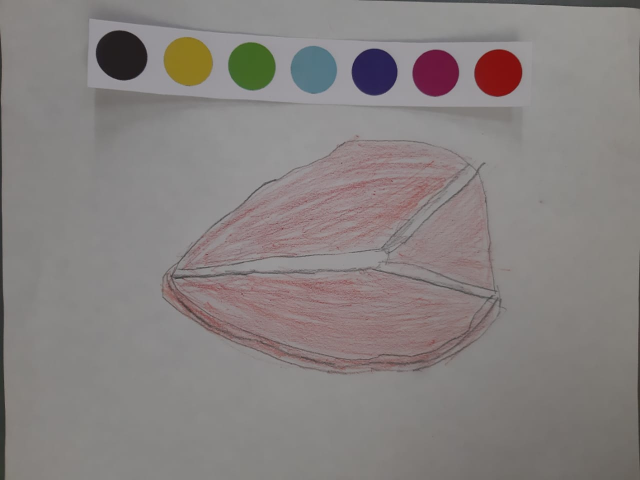
#> input picture Esteban/Prueba2.jpeg, 1280 x 959 px (shown at 1/2 size)
$ jupyter execute --allow-errors Proyecto_Carnes_Color_Parte1.ipynb
#> lines starting #> are read from the running program, lines starting #| are printed output that depends on the picture; long printed decimals are rounded
[cell 1]
import matplotlib.pyplot as plt
import matplotlib.image as mpimg
from mpl_toolkits.mplot3d import Axes3D
import numpy as np
import cv2
import os
import glob
from PIL import Image, ImageDraw, ImageFilter, ImageColor
from sklearn.cluster import KMeans
from sklearn.metrics import pairwise_distances_argmin_min
import math

[cell 2]
Pal1 = cv2.imread("Prueba2.jpeg")
#> Pal1 is the input picture: shape (959, 1280, 3); mean B, G, R 128, 129.3, 134.9
Pal1 = cv2.cvtColor(Pal1, cv2.COLOR_BGR2RGB)

plt.figure()
plt.imshow(Pal1)
plt.show()

gray = cv2.cvtColor(Pal1, cv2.COLOR_RGB2GRAY)
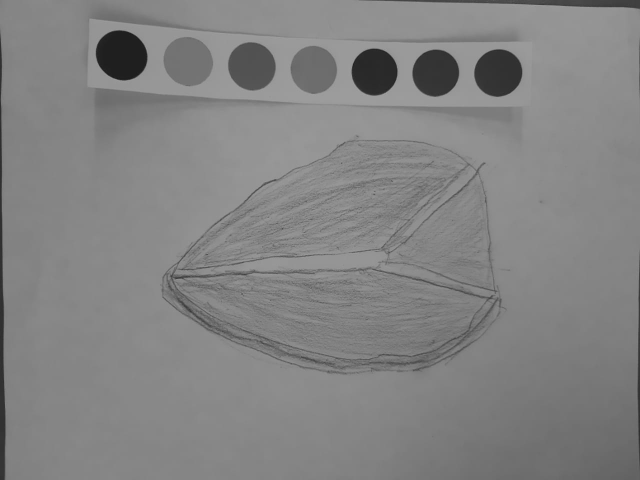
#> gray: shape (959, 1280) (shown at 1/2 size); min 21, max 169, mean 130.8
img = cv2.medianBlur(gray, 5)

cimg = cv2.cvtColor(img, cv2.COLOR_GRAY2RGB)

circles = cv2.HoughCircles(img, cv2.HOUGH_GRADIENT,1,80,param1=100,param2=30,minRadius=20,maxRadius=50)
#> circles = [[870.5, 145.5, 46.6], [748.5, 144.5, 45.6], [505.5, 130.5, 49.4], [626.5, 137.5, 46.1], [995.5, 144.5, 47.6], [375.5, 123.5, 49.4], [246.5, 113.5, 47.2]]
circles = np.uint16(np.around(circles))
#> circles = [[870, 146, 47], [748, 144, 46], [506, 130, 49], [626, 138, 46], [996, 144, 48], [376, 124, 49], [246, 114, 47]]

crpi1 = []
for i in circles[0,:]:

  cv2.circle(Pal1, (i[0], i[1]), i[2], (0,0,0), 12)

  r=i[2]
  x=int(i[0]-r+r/3+r/10)
  y=int(i[1]-r+r/3+r/10)

  crpi1.append(Pal1[y:int((y+((r-r/3-r/15)*2))), x:int((x+(2*(r-r/3-r/15))))])
#> this loop made 7 passes
#> (i, r, x, y) on passes 1 to 7: ([870, 146, 47], 47, 843, 119), ([748, 144, 46], 46, 721, 117), ([506, 130, 49], 49, 478, 102), ([626, 138, 46], 46, 599, 111), ([996, 144, 48], 48, 968, 116), ([376, 124, 49], 49, 348, 96), ([246, 114, 47], 47, 219, 87)
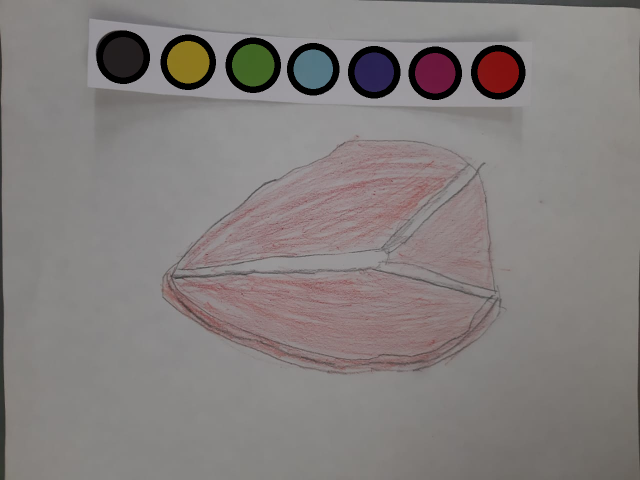
#> Pal1: shape (959, 1280, 3) (shown at 1/2 size); mean R, G, B 132.3, 126.9, 125.6
#> after the loop, crpi1 = 7 items


plt.figure()
plt.imshow(Pal1)
plt.show()

plt.figure()
plt.imshow(crpi1[0])
plt.show()
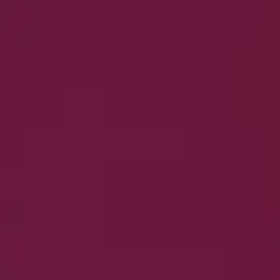
#> shown: shape (56, 56, 3) (shown 5 times larger); mean R, G, B 105.4, 23.4, 59.2

[cell 3]
Pal2 = cv2.imread("Prueba1.jpeg")
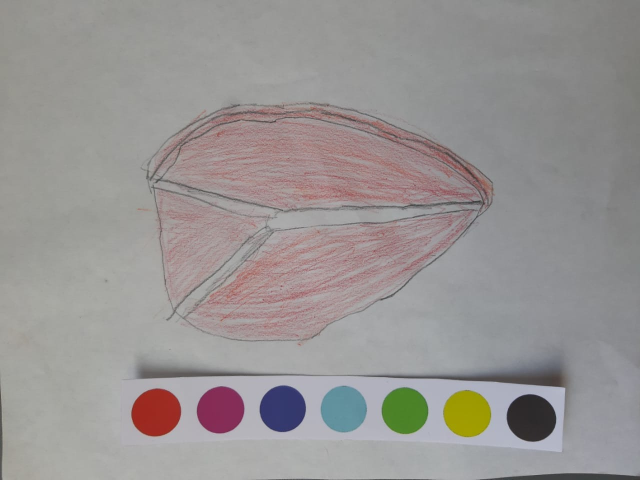
#> input picture Esteban/Prueba1.jpeg, 1280 x 959 px (shown at 1/2 size)
#> Pal2 is the input picture: shape (959, 1280, 3); mean B, G, R 147.2, 148.1, 152
#Pal2 = cv2.imread("WhatsApp Image 2020-10-21 at 3.05.03 PM.jpeg")
Pal2 = cv2.cvtColor(Pal2, cv2.COLOR_BGR2RGB)
plt.figure()
plt.imshow(Pal2)
plt.show()

gray = cv2.cvtColor(Pal2, cv2.COLOR_RGB2GRAY)
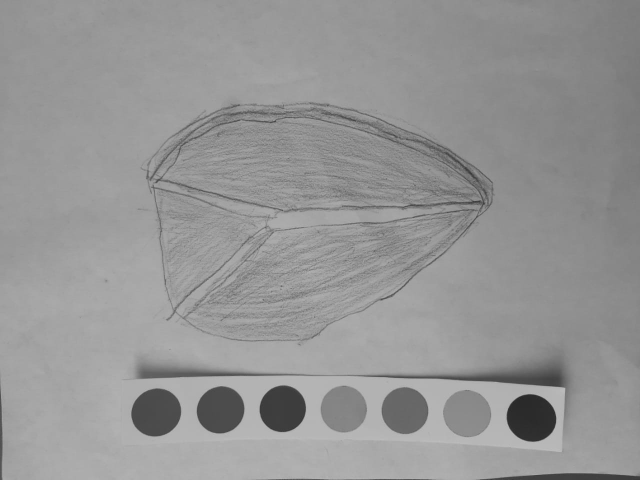
#> gray: shape (959, 1280) (shown at 1/2 size); min 35, max 193, mean 149.2
img = cv2.medianBlur(gray, 5)

cimg = cv2.cvtColor(img, cv2.COLOR_GRAY2BGR)

circles = cv2.HoughCircles(img, cv2.HOUGH_GRADIENT,1,80,param1=100,param2=30,minRadius=20,maxRadius=50)
#> circles = [[809.5, 820.5, 46.5], [934.5, 827.5, 47.1], [565.5, 817.5, 46.1], [440.5, 818.5, 47.9], [1060.5, 834.5, 47.2], [315.5, 822.5, 46.1], [686.5, 819.5, 45.2]]
circles = np.uint16(np.around(circles))
#> circles = [[810, 820, 46], [934, 828, 47], [566, 818, 46], [440, 818, 48], [1060, 834, 47], [316, 822, 46], [686, 820, 45]]


crpi2 = []
for i in circles[0,:]:

  cv2.circle(Pal2, (i[0], i[1]), i[2], (0,0,0), 12)

  r=i[2]
  x=int(i[0]-r+r/3+r/10)
  y=int(i[1]-r+r/3+r/10)

  crpi2.append(Pal2[y:int((y+((r-r/3-r/15)*2))), x:int((x+(2*(r-r/3-r/15))))])
#> this loop made 7 passes
#> (i, r, x, y) on passes 1 to 7: ([810, 820, 46], 46, 783, 793), ([934, 828, 47], 47, 907, 801), ([566, 818, 46], 46, 539, 791), ([440, 818, 48], 48, 412, 790), ([1060, 834, 47], 47, 1033, 807), ([316, 822, 46], 46, 289, 795), ([686, 820, 45], 45, 660, 794)
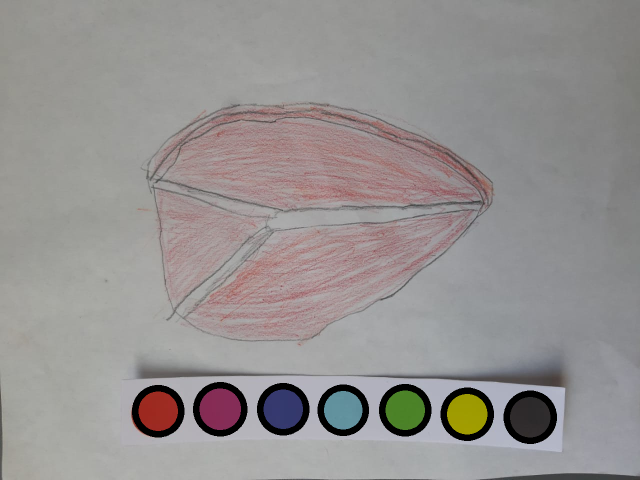
#> Pal2: shape (959, 1280, 3) (shown at 1/2 size); mean R, G, B 149, 145.3, 144.5
#> after the loop, crpi2 = 7 items


plt.figure()
plt.imshow(Pal2)
plt.show()

plt.figure()
plt.imshow(crpi2[0])
plt.show()
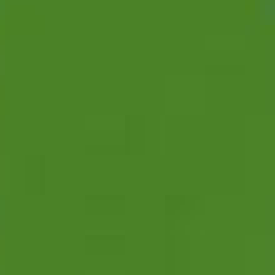
#> shown: shape (55, 55, 3) (shown 5 times larger); mean R, G, B 75.1, 130.1, 39.2

[cell 4]
plt.figure()
plt.imshow(Pal1)
plt.show()


Total1=[]


for cr in crpi1:
  nrows,ncols,nch = cr.shape
  Ximg = np.reshape(cr,(nrows*ncols,3))
  idx = np.random.permutation(len(Ximg))[:600]
  Ximg = Ximg[idx,:]

  for i in Ximg:
    Total1.append(i)
#> this loop made 7 passes
#> (nrows, ncols) on passes 1 to 7: (56, 56), (55, 55), (58, 58), (55, 55), (57, 57), (58, 58), (56, 56)
#> after the loop, Total1 = 4200 items, first 6: [105, 23, 59], [106, 24, 60], [104, 24, 59], [106, 24, 60], [106, 24, 60], [105, 23, 59]


Total1=np.array(Total1)
idx = np.random.permutation(len(Total1))[:600]
#> idx = 600 values, max 4162 at index 4, min 6 at index 233, mean 2091.6
Total1 = Total1[idx,:]
#> Total1 = 600 rows, first 8: [63, 99, 35], [139, 119, 30], [129, 19, 18], [140, 119, 30], [34, 30, 31], [34, 30, 29], [43, 35, 82], [127, 17, 16]
# print(len(Total1))

R1 = Total1[:,0]
#> R1 = 600 values, max 140 at index 3, min 34 at index 4, mean 83.04
G1 = Total1[:,1]
#> G1 = 600 values, max 120 at index 594, min 16 at index 40, mean 64.74
B1 = Total1[:,2]
#> B1 = 600 values, max 131 at index 178, min 15 at index 40, mean 55.68


fig = plt.figure()
#> (the rest of this cell did not finish here and is left out)

[cell 5]
kmeans1 = KMeans(7).fit(Total1)
arrkmeans1 = [0 for i in range(7)]
#> arrkmeans1 = [0, 0, 0, 0, 0, 0, 0]
auxkmeans1 = []
promkmeans1 = [[0,0,0] for i in range(7)]
#> promkmeans1 = [[0, 0, 0], [0, 0, 0], [0, 0, 0], [0, 0, 0], [0, 0, 0], [0, 0, 0], [0, 0, 0]]
promk1 = []
contkmeans1 = [0 for i in range(7)]
#> contkmeans1 = [0, 0, 0, 0, 0, 0, 0]

for i, l in enumerate(kmeans1.labels_):
  promkmeans1[l][0] += Total1[i][0]
  promkmeans1[l][1] += Total1[i][1]
  promkmeans1[l][2] += Total1[i][2]
  contkmeans1[l] += 1
  # print("({0},{1},{2}) en clase {3}".format(Total[i][0], Total[i][1], Total[i][2], l))
  if l not in auxkmeans1:
    auxkmeans1.append(l)
    arrkmeans1[l] = ([Total1[i][0],Total1[i][1],Total1[i][2]])
#> this loop made 600 passes
#> l on passes 1 to 3: 0, 4, 6
#> after the loop, arrkmeans1 = [[63, 99, 35], [105, 23, 59], [85, 117, 130], [43, 35, 82], [139, 119, 30], [34, 30, 31], [129, 19, 18]]; auxkmeans1 = [0, 4, 6, 5, 3, 2, 1]; contkmeans1 = [101, 74, 91, 89, 79, 86, 80]; promkmeans1 = [[6531, 10089, 3681], [7793, 1734, 4383], [7737, 10633, 11751], [3678, 3018, 7166], [10996, 9370, 2458], [2930, 2576, 2639], [10157, 1423, 1330]]
    #print("({0},{1},{2}) en clase {3}".format(Total[i][0], Total[i][1], Total[i][2], l))
arrkmeans1 = np.array(arrkmeans1)
for i in range(7):
  #print(promkmeans1[i][0])
  #promkmeans1[i] = (promkmeans1[i][0])/contkmeans1[i]
  promkmeans1[i][0] /= contkmeans1[i]
  promkmeans1[i][1] /= contkmeans1[i]
  promkmeans1[i][2] /= contkmeans1[i]
  promk1.append((promkmeans1[i][0]+promkmeans1[i][1]+promkmeans1[i][2])/3)
#> after the loop, promk1 = [67, 62.66, 110.3, 51.92, 96.3, 31.57, 53.79]; promkmeans1 = [[64.66, 99.89, 36.45], [105.3, 23.43, 59.23], [85.02, 116.8, 129.1], [41.33, 33.91, 80.52], [139.2, 118.6, 31.11], [34.07, 29.95, 30.69], [127, 17.79, 16.62]]
print(promkmeans1)
#| [[64.663, 99.891, 36.446], [105.311, 23.432, 59.230], [85.022, 116.846, 129.132], [41.326, 33.910, 80.517], [139.190, 118.608, 31.114], [34.070, 29.953, 30.686], [126.9625, 17.7875, 16.625]]
print(promk1)
#| [67.000, 62.658, 110.333, 51.918, 96.304, 31.570, 53.792]

fig = plt.figure()
#> (the rest of this cell did not finish here and is left out)

[cell 6]
index = 3
auxindex = 0
min = 1000000
actmin = 0
print("(",promkmeans1[index][0],", ",promkmeans1[index][1],", ",promkmeans1[index][2],")\n")
#| ( 41.326 ,  33.910 ,  80.517 )
#> (the rest of this cell did not finish here and is left out)

#> (a cell that did not finish here is left out)

[cell 8]
mtrx = [[] for _ in range(7)]
tabu = [0 for _ in range(7)]
res = [0 for _ in range(7)]
#> (the rest of this cell did not finish here and is left out)

#> (a cell that did not finish here is left out)

[cell 10]
#[arrkmeans1[i], arrkmeans2[res[i]]]
im = Image.new('RGB', (100,50*7), (255,255,255)) # create the Image of size 1 pixel
#> im: PIL image 100x350 RGB; every value is 255
#> (the rest of this cell did not finish here and is left out)
